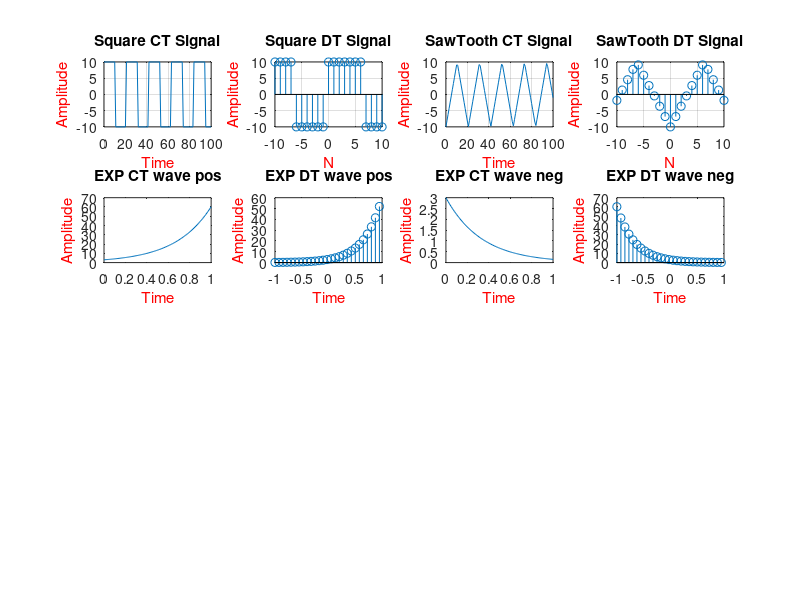

The MATLAB source for this figure:
%------------square wave CT--------
A=10;
t=0:100;
omega=0.3;
x=A.*square(omega.*t);
subplot(4,4,1);
plot(t,x);
xlabel('Time','color','r');
ylabel('Amplitude','color','r');
title('Square CT Signal');
grid on;
%------------square wave DT--------
A=10;
n=-10:10;
omega=0.5;
x=A*square(omega.*n);
subplot(4,4,2);
stem(n,x);
xlabel('N','color','r');
ylabel('Amplitude','color','r');
title('Square DT Signal');
grid on;
%------------sawtooth wave CT--------
A=10;
t=0:100;
omega=0.3;
x=A*sawtooth(omega.*t,1/2);
subplot(4,4,3);
plot(t,x);
xlabel('Time','color','r');
ylabel('Amplitude','color','r');
title('SawTooth CT Signal');
grid on;
%------------sawtooth wave DT--------
A=10;
n=-10:10;
omega=0.5;
x=A*sawtooth(omega.*n,1/2);
subplot(4,4,4);
stem(n,x);
xlabel('N','color','r');
ylabel('Amplitude','color','r');
title('SawTooth DT Signal');
grid on;
%------------exp wave CT-------
A=3;
t=0:0.01:1;
x=A*exp(A.*t);
subplot(4,4,5);
plot(t,x);
xlabel('Time','color','r');
ylabel('Amplitude','color','r');
title('EXP CT wave pos');
%------------exp wave DT-------
A=3;
n=-1:0.075:1;
x=A*exp(A.*n);
subplot(4,4,6);
stem(n,x);
xlabel('Time','color','r');
ylabel('Amplitude','color','r');
title('EXP DT wave pos');
%------------exp wave CT-------
A=3;
t=0:0.01:1;
x=A*exp(-A.*t);
subplot(4,4,7);
plot(t,x);
xlabel('Time','color','r');
ylabel('Amplitude','color','r');
title('EXP CT wave neg');
%------------exp wave DT-------
A=3;
n=-1:0.075:1;
x=A*exp(-A.*n);
subplot(4,4,8);
stem(n,x);
xlabel('Time','color','r');
ylabel('Amplitude','color','r');
title('EXP DT wave neg');